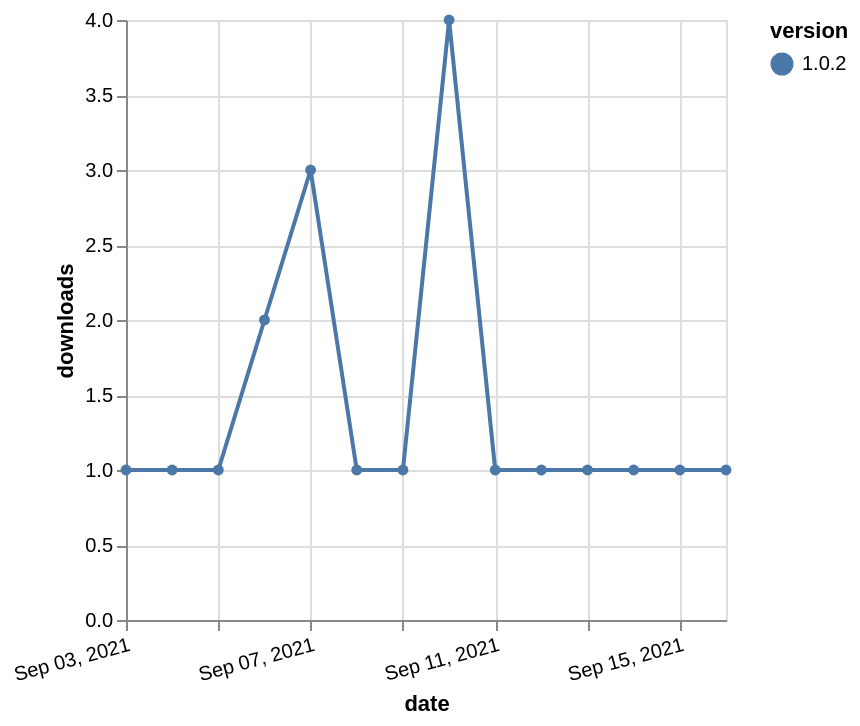

The Vega-Lite source for this figure:
### Vega-Lite specification from a JSON file in a GitHub repository (floating-point values rounded to 4 significant figures)
{"$schema": "https://vega.github.io/schema/vega-lite/v5.json", "description": "A simple bar chart with embedded data.", "data": {"values": [{"date": "2021-09-03", "total": 194, "delta": 1, "version": "1.0.2"}, {"date": "2021-09-04", "total": 195, "delta": 1, "version": "1.0.2"}, {"date": "2021-09-05", "total": 196, "delta": 1, "version": "1.0.2"}, {"date": "2021-09-06", "total": 198, "delta": 2, "version": "1.0.2"}, {"date": "2021-09-07", "total": 201, "delta": 3, "version": "1.0.2"}, {"date": "2021-09-08", "total": 202, "delta": 1, "version": "1.0.2"}, {"date": "2021-09-09", "total": 203, "delta": 1, "version": "1.0.2"}, {"date": "2021-09-10", "total": 207, "delta": 4, "version": "1.0.2"}, {"date": "2021-09-11", "total": 208, "delta": 1, "version": "1.0.2"}, {"date": "2021-09-12", "total": 209, "delta": 1, "version": "1.0.2"}, {"date": "2021-09-13", "total": 210, "delta": 1, "version": "1.0.2"}, {"date": "2021-09-14", "total": 211, "delta": 1, "version": "1.0.2"}, {"date": "2021-09-15", "total": 212, "delta": 1, "version": "1.0.2"}, {"date": "2021-09-16", "total": 213, "delta": 1, "version": "1.0.2"}]}, "width": "container", "mark": {"type": "line", "point": {"filled": true}}, "encoding": {"x": {"field": "date", "type": "temporal", "timeUnit": "yearmonthdate", "title": "date", "axis": {"labelAngle": -15}}, "y": {"field": "delta", "type": "quantitative", "title": "downloads"}, "color": {"field": "version", "type": "nominal"}, "tooltip": {"field": "delta"}}}
